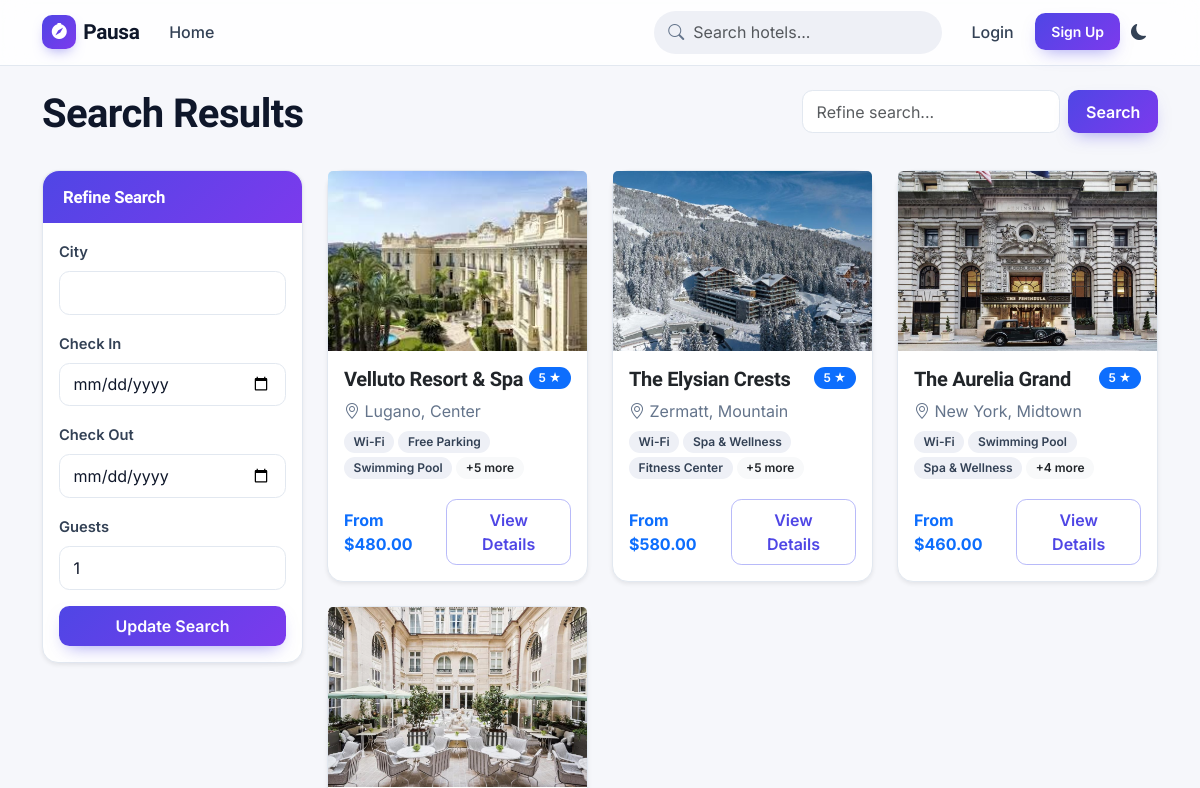
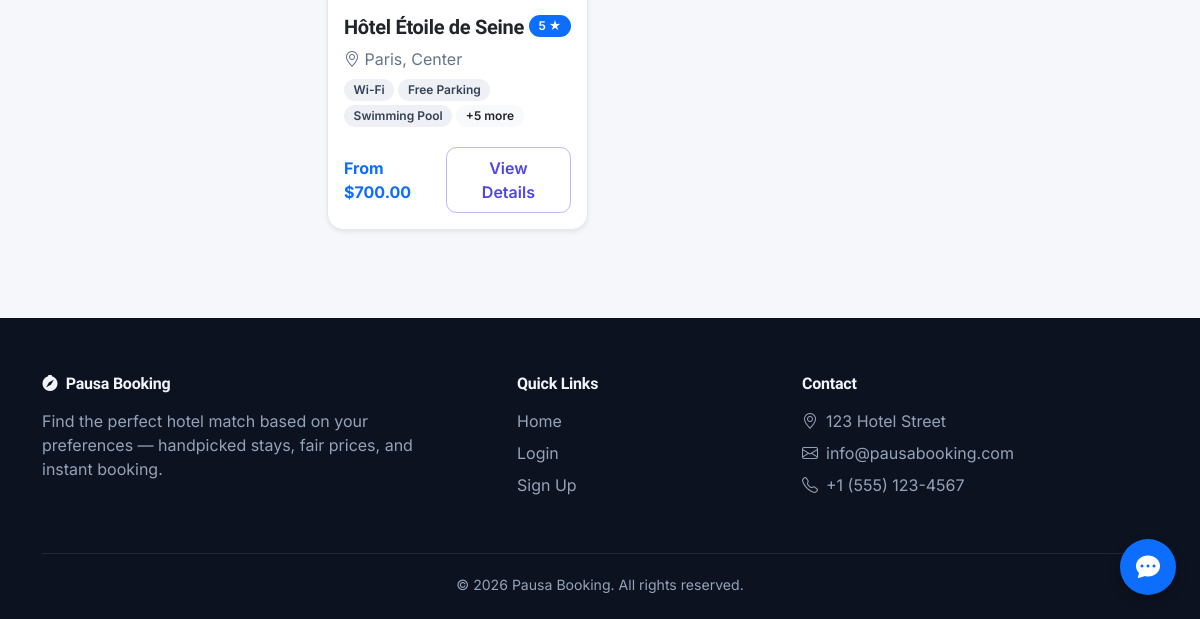
The page /search/ on the database as committed earlier (2 pictures, top to bottom).
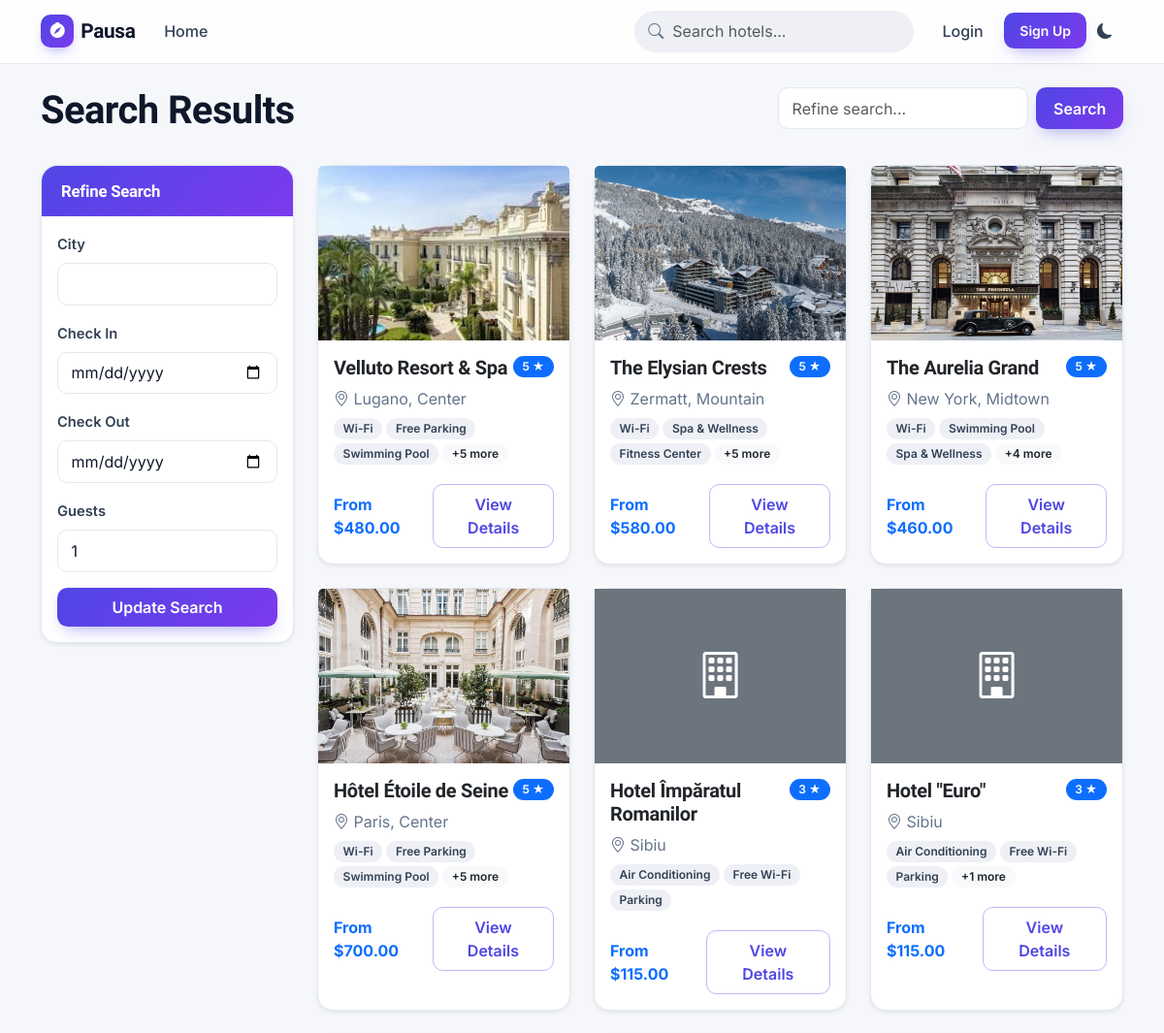
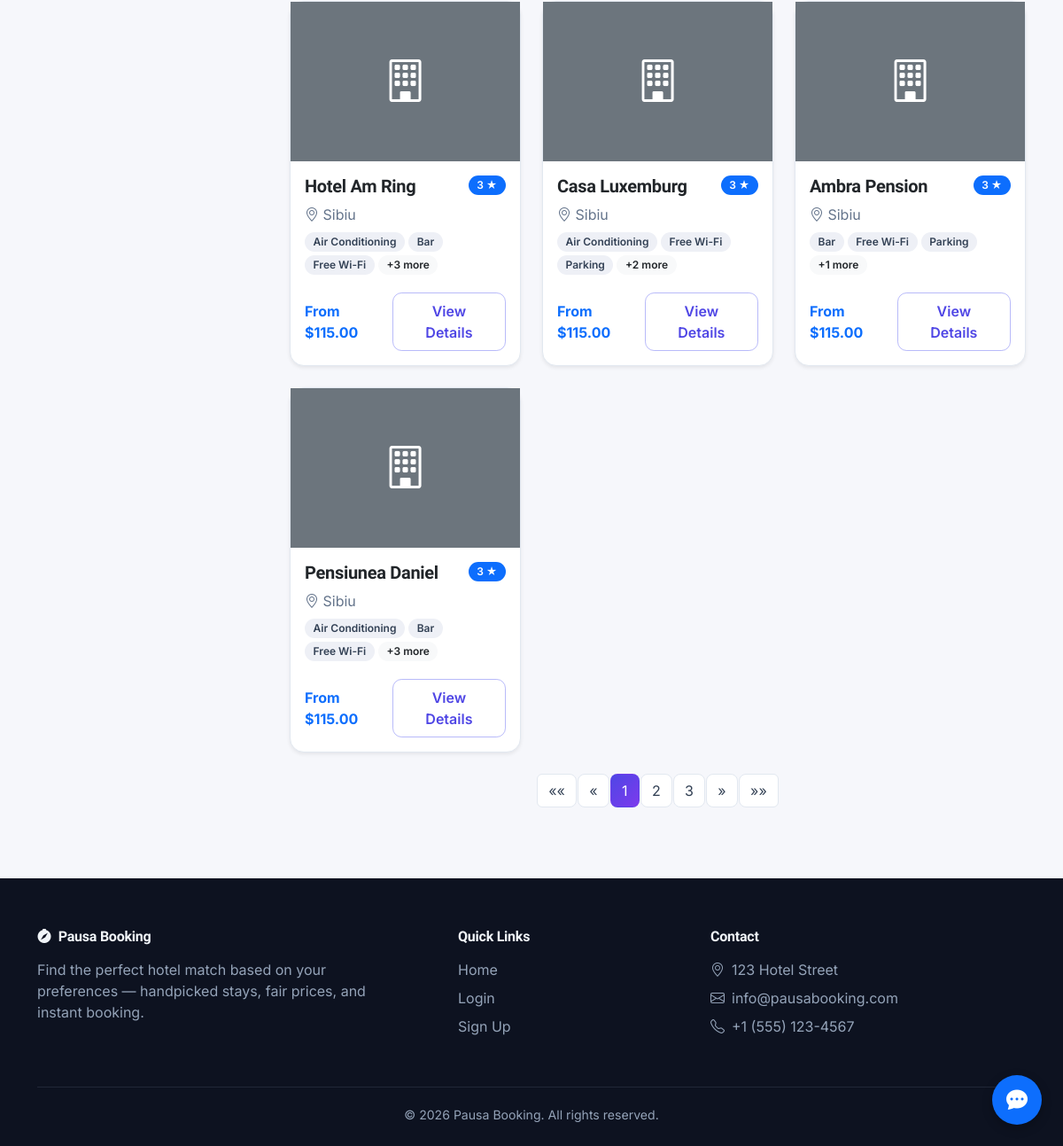
The same page on the database as committed later (2 pictures, top to bottom).
### hotels/models.py (models this page shows, shortened)
class Hotel(models.Model):
    name = models.CharField(max_length=200)
    description = models.TextField()
    address = models.CharField(max_length=255)
    city = models.CharField(max_length=100)
    district = models.CharField(max_length=100, blank=True)
    star_rating = models.PositiveSmallIntegerField(default=3)
    image = models.ImageField(upload_to='hotel_images/', blank=True, null=True)
    is_pet_friendly = models.BooleanField(default=False)
    is_family_friendly = models.BooleanField(default=False)
    latitude = models.FloatField(null=True, blank=True)
    longitude = models.FloatField(null=True, blank=True)
    created_at = models.DateTimeField(auto_now_add=True)
    updated_at = models.DateTimeField(auto_now=True)
    def get_amenities(self):
        return self.amenities.all()

class HotelAmenity(models.Model):
    hotel = models.ForeignKey(Hotel, on_delete=models.CASCADE, related_name='amenities')
    name = models.CharField(max_length=100)
    class Meta:
        verbose_name_plural = 'Hotel Amenities'

class Room(models.Model):
    hotel = models.ForeignKey(Hotel, on_delete=models.CASCADE, related_name='rooms')
    name = models.CharField(max_length=100)
    description = models.TextField()
    price = models.DecimalField(max_digits=10, decimal_places=2)
    capacity = models.PositiveSmallIntegerField(default=2)
    is_available = models.BooleanField(default=True)

### hotels/views.py (the view, shortened to what this page needs)
# urls.py: path('search/', views.search_hotels, name='search_hotels'),
def search_hotels(request):
    query = request.GET.get('q', '')
    city = request.GET.get('city', '')
    check_in = request.GET.get('check_in', '')
    check_out = request.GET.get('check_out', '')
    guests = request.GET.get('guests', 1)
    today = datetime.now().date()
    error_message = None
    hotels = Hotel.objects.all()
    if query:
        hotels = hotels.filter(Q(name__icontains=query) | Q(description__icontains=query))
    if city:
        hotels = hotels.filter(city__icontains=city)
    if check_in and check_out and guests:
        hotels = hotels.filter(rooms__capacity__gte=guests)
        hotels = hotels.distinct()
    hotels_list = list(hotels)
    hotel_matches = []
    if request.user.is_authenticated:
        try:
            user_preferences = request.user.preferences
            hotel_matches = [(hotel, hotel.match_score(user_preferences)) for hotel in hotels_list]
            hotel_matches.sort(key=lambda x: x[1], reverse=True)
        except UserPreference.DoesNotExist:
            hotel_matches = [(hotel, None) for hotel in hotels_list]
    else:
        hotel_matches = [(hotel, None) for hotel in hotels_list]
    paginator = Paginator(hotel_matches, 10)
    page_number = request.GET.get('page')
    page_obj = paginator.get_page(page_number)
    context = {
        'page_obj': page_obj,
        'query': query,
        'city': city,
        'check_in': check_in,
        'check_out': check_out,
        'guests': guests,
    }
    return render(request, 'hotels/search_results.html', context)

### templates/hotels/search_results.html (shortened to what this page needs)
{% extends 'base.html' %}
{% block content %}
<div class="row mb-4">
    <div class="col-md-8">
        <h1>Search Results</h1>
    </div>
    <div class="col-md-4">
        <form action="{% url 'search_hotels' %}" method="get" class="d-flex">
            <input type="text" name="q" class="form-control me-2" placeholder="Refine search..." value="{{ query }}">
            <button type="submit" class="btn btn-primary">Search</button>
        </form>
    </div>
</div>
<div class="row">
    <div class="col-lg-3 mb-4">
        <div class="card shadow-sm">
            <div class="card-header bg-primary text-white">
                <h5 class="mb-0">Refine Search</h5>
            </div>
            <div class="card-body">
                <form method="get" action="{% url 'search_hotels' %}">
                    <div class="mb-3">
                        <label for="city" class="form-label">City</label>
                        <input type="text" id="city" name="city" class="form-control" value="{{ city }}">
                    </div>
                    <div class="mb-3">
                        <label for="check_in" class="form-label">Check In</label>
                        <input type="date" id="check_in" name="check_in" class="form-control" value="{{ check_in }}" min="">
                    </div>
                    <div class="mb-3">
                        <label for="check_out" class="form-label">Check Out</label>
                        <input type="date" id="check_out" name="check_out" class="form-control" value="{{ check_out }}" min="">
                    </div>
                    <div class="mb-3">
                        <label for="guests" class="form-label">Guests</label>
                        <input type="number" id="guests" name="guests" class="form-control" min="1" value="{{ guests }}">
                    </div>
                    <button type="submit" class="btn btn-primary w-100">Update Search</button>
                </form>
            </div>
        </div>
    </div>
    <div class="col-lg-9">
        {% if page_obj %}
            <div class="row">
                {% for hotel, match_score in page_obj %}
                    <div class="col-md-6 col-lg-4 mb-4">
                        <div class="card h-100 shadow-sm">
                            {% if hotel.image %}
                                <img src="{{ hotel.image.url }}" class="card-img-top" alt="{{ hotel.name }}" style="height: 180px; object-fit: cover;">
                            {% else %}
                                <div class="bg-secondary text-white d-flex align-items-center justify-content-center" style="height: 180px;">
                                    <i class="bi bi-building" style="font-size: 3rem;"></i>
                                </div>
                            {% endif %}
                            <div class="card-body">
                                <div class="d-flex justify-content-between align-items-start mb-2">
                                    <h5 class="card-title mb-0">{{ hotel.name }}</h5>
                                    <span class="badge bg-primary">{{ hotel.star_rating }} ★</span>
                                </div>
                                <p class="card-text text-muted mb-2">
                                    <i class="bi bi-geo-alt"></i> {{ hotel.city }}{% if hotel.district %}, {{ hotel.district }}{% endif %}
                                </p>
                                <div class="d-flex flex-wrap mb-3">
                                    {% for amenity in hotel.get_amenities|slice:":3" %}
                                        <span class="badge bg-secondary me-1 mb-1">{{ amenity.name }}</span>
                                    {% endfor %}
                                    {% if hotel.get_amenities.count > 3 %}
                                        <span class="badge bg-light text-dark me-1 mb-1">+{{ hotel.get_amenities.count|add:"-3" }} more</span>
                                    {% endif %}
                                </div>
                                <div class="d-flex justify-content-between align-items-center mt-auto">
                                    {% with min_price=hotel.rooms.all|dictsort:"price"|first %}
                                        {% if min_price %}
                                            <div class="text-primary fw-bold">From ${{ min_price.price|floatformat:2 }}</div>
                                        {% else %}
                                            <div class="text-muted">Price unavailable</div>
                                        {% endif %}
                                    {% endwith %}
                                    <a href="{% url 'hotel_detail' hotel.id %}" class="btn btn-outline-primary">View Details</a>
                                </div>
                            </div>
                        </div>
                    </div>
                {% endfor %}
            </div>
            {% include 'pagination.html' %}
        {% else %}
            <div class="alert alert-info">
                No hotels found matching your search criteria. Try adjusting your search parameters.
            </div>
        {% endif %}
    </div>
</div>
{% endblock %}

Rows that differ between the two databases and show on the page:
added Hotel: name "Hotel Împăratul Romanilor", star_rating "3", city "Sibiu", rooms.price "115.00"
added HotelAmenity: name "Air Conditioning", shown under "Hotel Împăratul Romanilor"
added HotelAmenity: name "Free Wi-Fi", shown under "Hotel Împăratul Romanilor"
added HotelAmenity: name "Parking", shown under "Hotel Împăratul Romanilor"
added Hotel: name "Hotel \"Euro\"", star_rating "3", city "Sibiu", get_amenities.count|add "1", rooms.price "115.00"
added HotelAmenity: name "Air Conditioning", shown under "Hotel \"Euro\""
added HotelAmenity: name "Free Wi-Fi", shown under "Hotel \"Euro\""
added HotelAmenity: name "Parking", shown under "Hotel \"Euro\""
added Hotel: name "Hotel Am Ring", star_rating "3", city "Sibiu", get_amenities.count|add "3", rooms.price "115.00"
added HotelAmenity: name "Air Conditioning", shown under "Hotel Am Ring"
added HotelAmenity: name "Bar", shown under "Hotel Am Ring"
added HotelAmenity: name "Free Wi-Fi", shown under "Hotel Am Ring"
added Hotel: name "Casa Luxemburg", star_rating "3", city "Sibiu", get_amenities.count|add "2", rooms.price "115.00"
added HotelAmenity: name "Air Conditioning", shown under "Casa Luxemburg"
added HotelAmenity: name "Free Wi-Fi", shown under "Casa Luxemburg"
added HotelAmenity: name "Parking", shown under "Casa Luxemburg"
added Hotel: name "Ambra Pension", star_rating "3", city "Sibiu", get_amenities.count|add "1", rooms.price "115.00"
added HotelAmenity: name "Bar", shown under "Ambra Pension"
added HotelAmenity: name "Free Wi-Fi", shown under "Ambra Pension"
added HotelAmenity: name "Parking", shown under "Ambra Pension"
added Hotel: name "Pensiunea Daniel", star_rating "3", city "Sibiu", get_amenities.count|add "3", rooms.price "115.00"
added HotelAmenity: name "Air Conditioning", shown under "Pensiunea Daniel"
added HotelAmenity: name "Bar", shown under "Pensiunea Daniel"
added HotelAmenity: name "Free Wi-Fi", shown under "Pensiunea Daniel"
Other text that changed with them:
new list line: "1"
new list line: "2"
new list line: "3"
